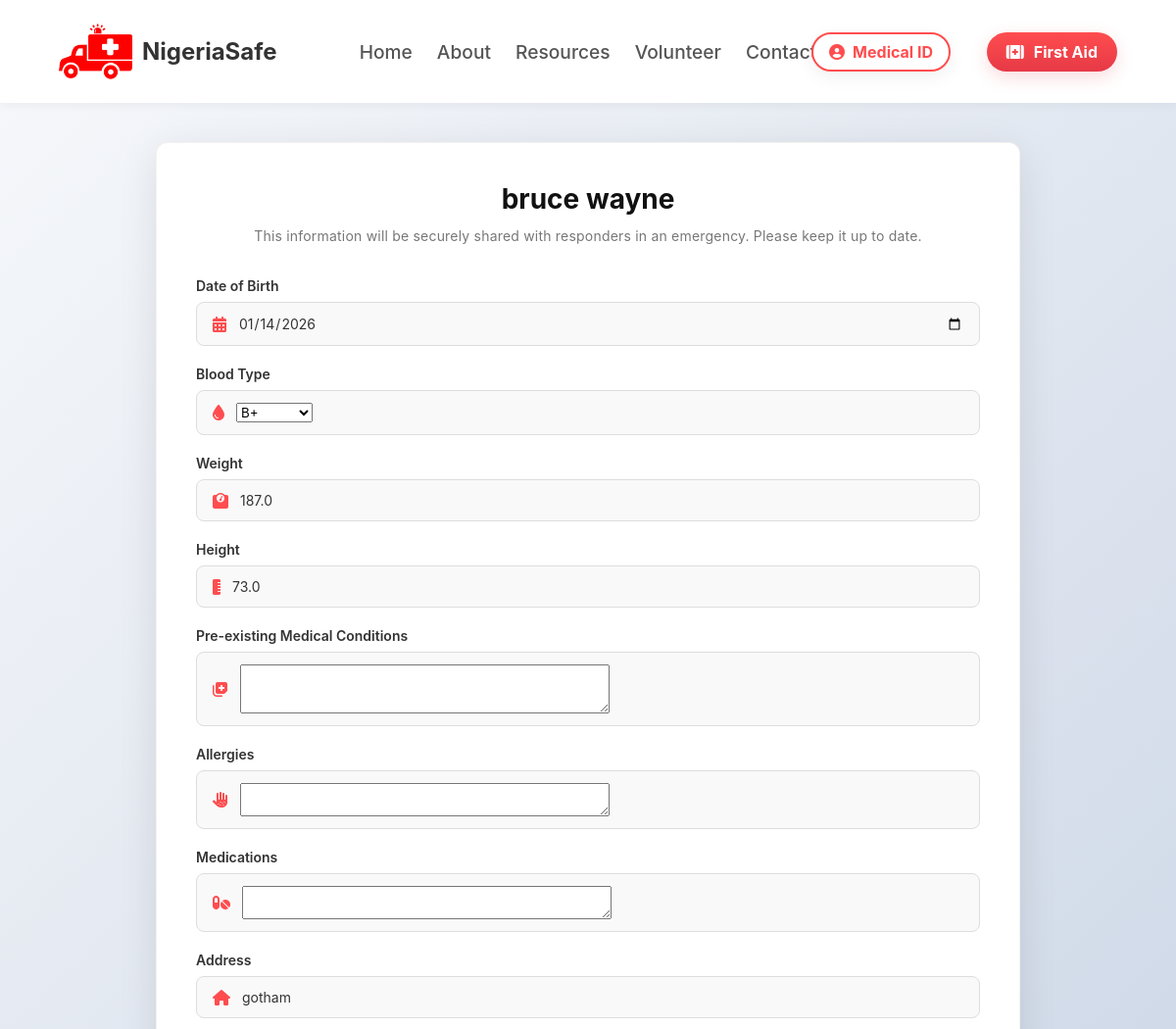
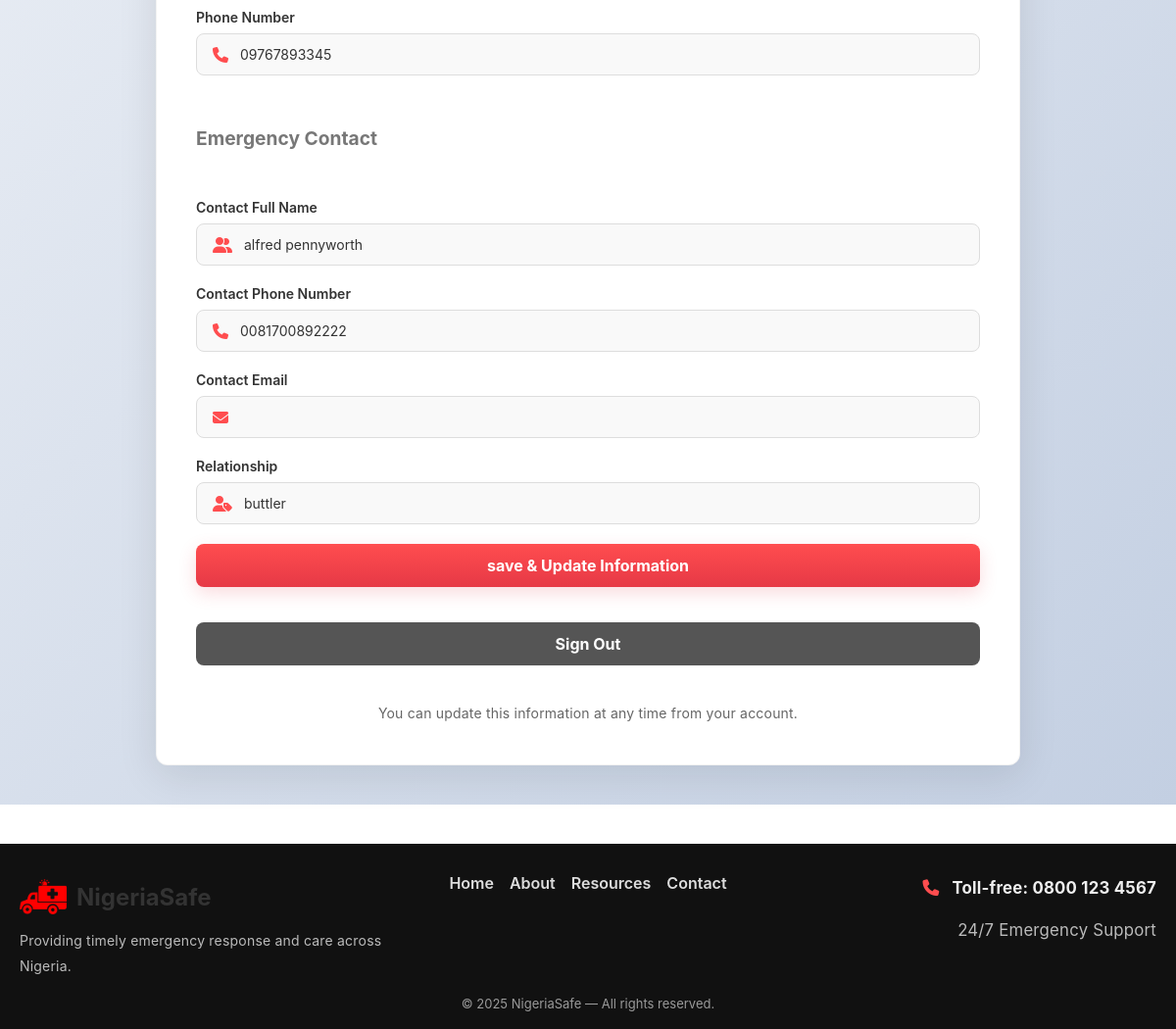
The app's page /medical-id/ (signed in) with its own data (2 pictures, top to bottom).
### base/models.py (models this page shows, shortened)
class Patient(models.Model):
    user = models.OneToOneField(
        settings.AUTH_USER_MODEL,
        on_delete=models.CASCADE,
        null=True,
        blank=True,
        related_name='patient_profile'
    )
    full_name = models.CharField(max_length=100, null=True, blank=True)
    date_of_birth = models.DateField()
    BLOOD_TYPE_CHOICES = [
        ('A+', 'A+'),
        ('A-', 'A-'),
        ('B+', 'B+'),
        ('B-', 'B-'),
        ('AB+', 'AB+'),
        ('AB-', 'AB-'),
        ('O+', 'O+'),
        ('O-', 'O-'),
    ]
    blood_type = models.CharField(max_length=3, choices=BLOOD_TYPE_CHOICES, null=True, blank=True)
    weight = models.FloatField()
    height = models.FloatField()
    medical_conditions = models.TextField(null=True, blank=True)
    allergies = models.TextField(null=True, blank=True)
    medications = models.TextField(null=True, blank=True)
    address = models.CharField(max_length=255)
    phone_number = models.CharField(max_length=15)
    emergency_contact_name = models.CharField(max_length=60)
    emergency_contact_phone = models.CharField(max_length=15)
    emergency_contact_email = models.EmailField(null=True, blank=True)
    emergency_contact_relationship = models.CharField(max_length=30)
    updated_at = models.DateTimeField(auto_now=True)
    created_at = models.DateTimeField(auto_now_add=True)
    medical_record_number = models.CharField(max_length=20, unique=True, default=generate_medical_record_number, editable=False)

### base/views.py (the view)
# urls.py: path('medical-id/', views.medical_id, name='medical_id'),
@login_required(login_url='base:signin')
def medical_id(request):
    try:
        patient = request.user.patient_profile
    except Patient.DoesNotExist:
        patient = None
    if request.method == 'POST':
        form = PatientForm(request.POST, instance=patient)
        if form.is_valid():
            p = form.save(commit=False)
            p.user = request.user
            p.full_name = request.user.get_full_name()
            p.save()
            if request.session.get('new_user'):
                del request.session['new_user']
            messages.success(request, 'Medical profile saved.')
            return redirect('base:medical_id')
        else:
            messages.error(request, 'Please correct the errors below.')
            for field, errors in form.errors.items():
                for error in errors:
                    messages.error(request, f"{field}: {error}")
    else:
        form = PatientForm(instance=patient)
    is_new = bool(request.session.get('new_user', False))
    return render(request, 'base/medical-ID.html', {'form': form, 'is_new': is_new})

### base/forms.py
class PatientForm(forms.ModelForm):
    class Meta:
        model = Patient
        exclude = ['user', 'created_at', 'updated_at', 'full_name']
        widgets = {
            'date_of_birth': forms.DateInput(attrs={'type': 'date'}),
            'medical_conditions': forms.Textarea(attrs={'rows': 3}),
            'allergies': forms.Textarea(attrs={'rows': 2}),
            'medications': forms.Textarea(attrs={'rows': 2}),
        }

### base/templates/base/medical-ID.html (shortened to what this page needs)
{% extends "base/base.html" %} {% load static %}  {% block content %}
<main class="signin-container">
  <div class="signin-card" style="max-width: 800px">
    <h1 class="signin-title">{{ request.user.get_full_name }}</h1>
    <p class="signin-subtitle">
      This information will be securely shared with responders in an emergency.
      Please keep it up to date.
    </p>
    <form class="signin-form" method="post">
      <div class="form-group">
        <label for="dob">Date of Birth</label>
        <div class="input-wrapper">
          <i class="fas fa-calendar-alt"></i>
          {{ form.date_of_birth }}
        </div>
      </div>
      <div class="form-group">
        <label for="blood-type">Blood Type</label>
        <div class="input-wrapper">
          <i class="fas fa-tint"></i>
          {{ form.blood_type }}
        </div>
      </div>
      <div class="form-group">
        <label for="Weight">Weight</label>
        <div class="input-wrapper">
          <i class="fas fa-weight"></i>
          {{ form.weight }}
        </div>
      </div>
      <div class="form-group">
        <label for="Height">Height</label>
        <div class="input-wrapper">
          <i class="fas fa-ruler-vertical"></i>
          {{ form.height }}
        </div>
      </div>
      <div class="form-group">
        <label for="conditions">Pre-existing Medical Conditions</label>
        <div class="input-wrapper">
          <i class="fas fa-notes-medical"></i>
          {{ form.medical_conditions }}
        </div>
      </div>
      <div class="form-group">
        <label for="Allergies">Allergies</label>
        <div class="input-wrapper">
          <i class="fas fa-allergies"></i>
          {{ form.allergies }}
        </div>
      </div>
      <div class="form-group">
        <label for="Medications">Medications</label>
        <div class="input-wrapper">
          <i class="fas fa-pills"></i>
          {{ form.medications }}
        </div>
      </div>
      <div class="form-group">
        <label for="Address">Address</label>
        <div class="input-wrapper">
          <i class="fas fa-home"></i>
          {{ form.address }}
        </div>
      </div>
      <div class="form-group">
        <label for="Phone Number">Phone Number</label>
        <div class="input-wrapper">
          <i class="fas fa-phone"></i>
          {{ form.phone_number }}
        </div>
      </div>
      <h2
        class="signin-subtitle"
        style="margin-top: 2rem; text-align: left; font-size: 1.2rem"
      >
        Emergency Contact
      </h2>
      <div class="form-group">
        <label for="emergency-name">Contact Full Name</label>
        <div class="input-wrapper">
          <i class="fas fa-user-friends"></i>
          {{ form.emergency_contact_name }}
        </div>
      </div>
      <div class="form-group">
        <label for="emergency-phone">Contact Phone Number</label>
        <div class="input-wrapper">
          <i class="fas fa-phone"></i>
          {{ form.emergency_contact_phone }}
        </div>
      </div>
      <div class="form-group">
        <label for="emergency-email">Contact Email</label>
        <div class="input-wrapper">
          <i class="fas fa-envelope"></i>
          {{ form.emergency_contact_email }}
        </div>
      </div>
      <div class="form-group">
        <label for="emergency-relationship">Relationship</label>
        <div class="input-wrapper">
          <i class="fas fa-user-tag"></i>
          {{ form.emergency_contact_relationship }}
        </div>
      </div>
      <button type="submit" class="signin-btn-submit">
        save & Update Information
      </button>
      <a
        href="{% url 'base:signout' %}"
        class="signin-btn-submit"
        style="
          background: #555;
          text-align: center;
          text-decoration: none;
          box-shadow: none;
          margin-top: 1rem;
          display: block;
        "
      >
        Sign Out
      </a>
      <p class="signin-footer">
        You can update this information at any time from your account.
      </p>
    </form>
  </div>
</main>
{% endblock %}

### static/styles/styles.css (style rules this page uses)
* { margin: 0; padding: 0; font-family: -apple-system, BlinkMacSystemFont, "Segoe UI", "Roboto", "Oxygen", "Ubuntu", "Cantarell", "Fira Sans", "Droid Sans", "Helvetica Neue", sans-serif; }
p { font-size: 1.05em; color: #333; line-height: 1.8; letter-spacing: 0.2px; }
.signin-container { min-height: calc(100vh - 200px); display: flex; justify-content: center; align-items: center; padding: 40px 20px; background: linear-gradient(135deg, #f5f7fa 0%, #c3cfe2 100%); }
.signin-card { background: #ffffff; border-radius: 12px; padding: 40px; width: 100%; max-width: 420px; box-shadow: 0 10px 40px rgba(12, 16, 20, 0.1); border: 1px solid rgba(0, 0, 0, 0.05); }
.signin-title { font-size: 28px; font-weight: 700; color: #111; margin: 0 0 8px 0; text-align: center; }
.signin-subtitle { font-size: 14px; color: #777; text-align: center; margin-bottom: 30px; }
.signin-form { display: flex; flex-direction: column; gap: 20px; }
.form-group { display: flex; flex-direction: column; gap: 8px; }
.form-group label { font-weight: 600; color: #333; font-size: 14px; }
.input-wrapper { display: flex; align-items: center; gap: 12px; padding: 12px 16px; border: 1px solid #ddd; border-radius: 8px; background: #f9f9f9; transition: border-color 0.3s ease, background 0.3s ease; }
.input-wrapper i { color: #ff4d4f; font-size: 16px; }
.input-wrapper input { flex: 1; border: none; background: transparent; font-size: 14px; color: #333; outline: none; }
.input-wrapper input::placeholder { color: #aaa; }
.signin-btn-submit { padding: 12px 20px; background: linear-gradient(180deg, #ff4d4f, #e63946); color: #fff; border: none; border-radius: 8px; font-size: 16px; font-weight: 700; cursor: pointer; transition: transform 0.12s ease, box-shadow 0.12s ease; box-shadow: 0 6px 18px rgba(230, 57, 70, 0.18); }
.signin-footer { text-align: center; font-size: 14px; color: #666; margin-top: 16px; }

### records on screen
Patient: date_of_birth "01/14/2026", blood_type "B+", weight "187.0", height "73.0", address "gotham", phone_number "09767893345", emergency_contact_name "alfred pennyworth", emergency_contact_phone "0081700892222", emergency_contact_relationship "buttler"

### other values on screen
{{ request.user.get_full_name }} "bruce wayne"
